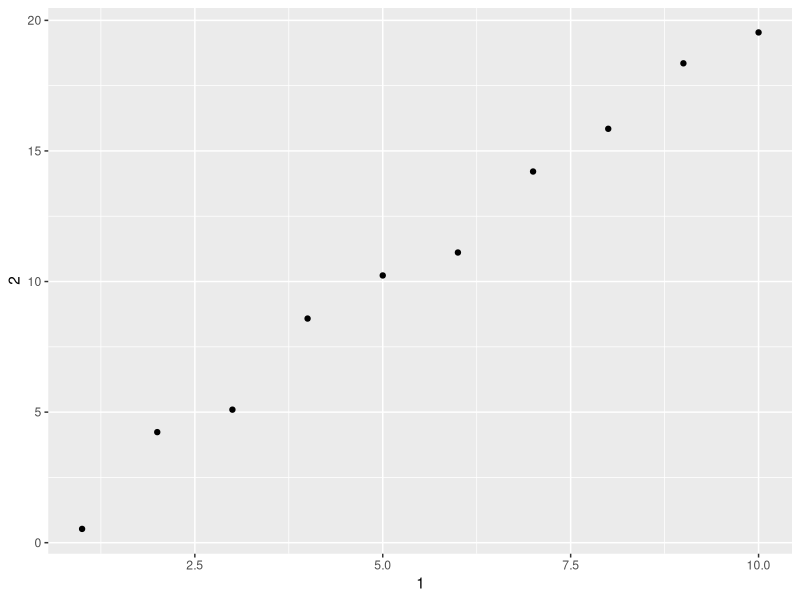

Generate this figure with R:
## ---- chunk 1
library(tidyverse)
## ---- chunk 2
mtcars
## ---- chunk 3
mtcars %>% as_tibble()
## ---- chunk 4
df <- data.frame(abc = 1, xyz = "a")
df$x
df[, "xyz"]
df[, c("abc", "xyz")]
## ---- chunk 5
df <- tibble(abc = 1, xyz = "a")
df$x
df[, "xyz"]
df[, c("abc", "xyz")]
## ---- chunk 6
annoying <- tibble(
  `1` = 1:10,
  `2` = `1` * 2 + rnorm(length(`1`))
)
## ---- chunk 7
annoying[[1]]
annoying %>% ggplot(aes(x=`1`, y=`2`)) +
	geom_point()
annoying <- annoying %>% mutate(`3` = `2` / `1`)
annoying
annoying %>% rename(one = `1`, two = `2`, three = `3`)
## ---- chunk 8
enframe(c(a=1, b=2, c=3))
